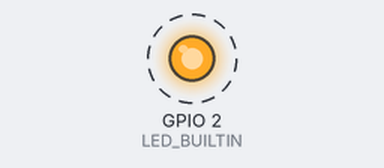
Bench run of a sketch on a simulated ESP32. Parts: output pins drawn as LEDs (lit = HIGH). Dashed ring = blinking. What the sketch prints to the serial monitor is not drawn.

Above: at 1.5 s.
Timing chart, 0 to 5.6 s (numbered marks = the images above):
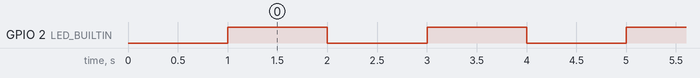

Measured:
- by itself, GPIO 2 (LED_BUILTIN): alternates HIGH for 1.0 s and LOW for 1.0 s

The sketch:

arduino_blink.ino
```cpp
/*
 * Arduino ESP32 Blink 示例
 * 使用 Arduino 框架在 ESP32 上闪烁板载 LED (GPIO 2)
 */

#define LED_BUILTIN 2  // ESP32-WROOM-32 板载 LED 通常接在 GPIO2

void setup() {
    // 初始化串口
    Serial.begin(115200);
    delay(1000);
    Serial.println("\n=== ESP32 Arduino Blink Demo ===");
    Serial.println("板载 LED (GPIO2) 开始闪烁...");

    // 设置 LED 引脚为输出
    pinMode(LED_BUILTIN, OUTPUT);
}

void loop() {
    // 点亮 LED
    digitalWrite(LED_BUILTIN, HIGH);
    Serial.println("LED ON");
    delay(1000);  // 等待 1 秒

    // 熄灭 LED
    digitalWrite(LED_BUILTIN, LOW);
    Serial.println("LED OFF");
    delay(1000);  // 等待 1 秒
}
```
